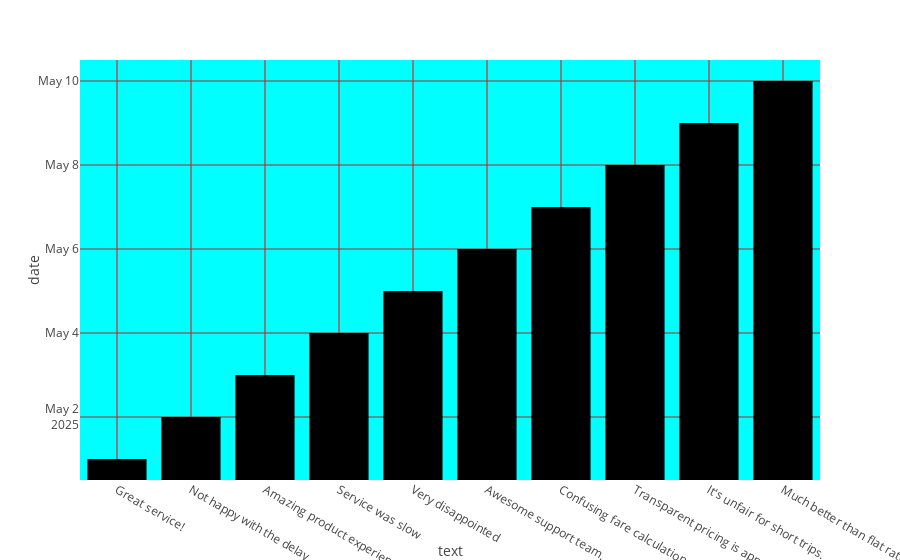

Source (notebook cell):
### Code cell
# this is visualization by Bar chart
fig=px.bar(ICT_CHAMBER,x='text',y='date')
fig.update_layout(plot_bgcolor='cyan')
fig.update_layout(xaxis=dict(showgrid=True,gridcolor='red'))
fig.update_layout(yaxis=dict(showgrid=True,gridcolor='brown'))
fig.show()

### Figure 1 — Plotly figure (JSON) as saved in the notebook; plotly's stock layout.template omitted (floating-point values rounded to 4 significant figures)
{"data": [{"alignmentgroup": "True", "hovertemplate": "text=%{x}<br>date=%{y}<extra></extra>", "legendgroup": "", "marker": {"color": "#000001", "pattern": {"shape": ""}}, "name": "", "offsetgroup": "", "orientation": "v", "showlegend": false, "textposition": "auto", "type": "bar", "x": ["Great service!", "Not happy with the delay.", "Amazing product experience.", "Service was slow", "Very disappointed", "Awesome support team.", "Confusing fare calculation.", "Transparent pricing is appreciated.", "It's unfair for short trips.", "Much better than flat rates."], "xaxis": "x", "y": ["2025-05-01T00:00:00", "2025-05-02T00:00:00", "2025-05-03T00:00:00", "2025-05-04T00:00:00", "2025-05-05T00:00:00", "2025-05-06T00:00:00", "2025-05-07T00:00:00", "2025-05-08T00:00:00", "2025-05-09T00:00:00", "2025-05-10T00:00:00"], "yaxis": "y"}], "layout": {"autosize": true, "barmode": "relative", "legend": {"tracegroupgap": 0}, "margin": {"t": 60}, "plot_bgcolor": "cyan", "xaxis": {"anchor": "y", "autorange": true, "domain": [0, 1], "gridcolor": "red", "range": [-0.5, 9.5], "showgrid": true, "title": {"text": "text"}, "type": "category"}, "yaxis": {"anchor": "x", "autorange": true, "domain": [0, 1], "gridcolor": "brown", "range": ["2025-04-30 12:00", "2025-05-10 12:00"], "showgrid": true, "title": {"text": "date"}, "type": "date"}}}
